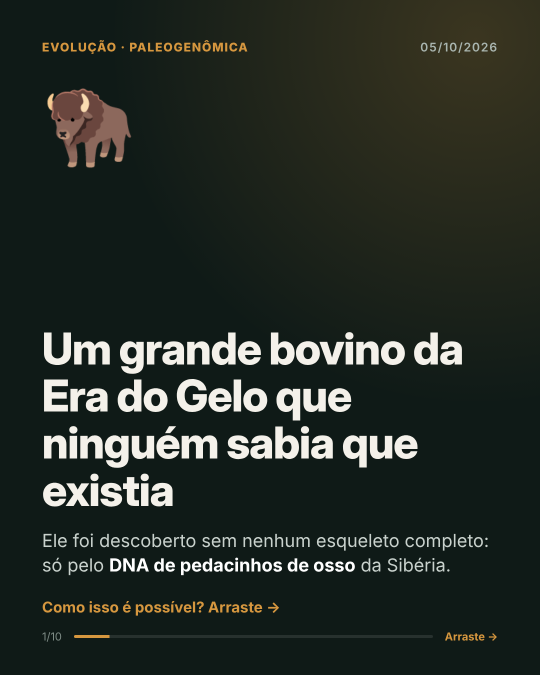
#> input picture posts/2026-10-05-1-bovino-era-do-gelo/slides/01.png, 1080 x 1350 px (shown at 1/2 size); its folder holds 4 pictures in this run
$ python contact-sheet.py ../posts/2026-10-05-1-bovino-era-do-gelo/slides/01.png out.png
#> lines starting #> are read from the running program, lines starting #| are printed output that depends on the picture
# Gera uma prévia (grade) dos slides de um post: python3 scripts/contact-sheet.py <pasta> <saida.png>
import sys, glob
from PIL import Image
files = sorted(glob.glob(sys.argv[1] + '/slides/*.png'))
cols = 5
rows = (len(files) + cols - 1) // cols
sheet = Image.new('RGB', (360 * cols, 450 * rows), '#000')
#> sheet: PIL image 1800x450 RGB; every value is 0
for k, f in enumerate(files):
    sheet.paste(Image.open(f).resize((360, 450)), ((k % cols) * 360, (k // cols) * 450))
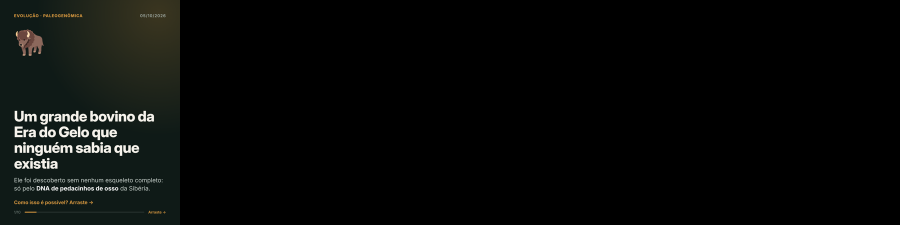
#> sheet: PIL image 1800x450 RGB (shown at 1/2 size); mean R, G, B 7.7, 9, 7.7
#> pass 2 of the loop `for k, f in enumerate(files):`:
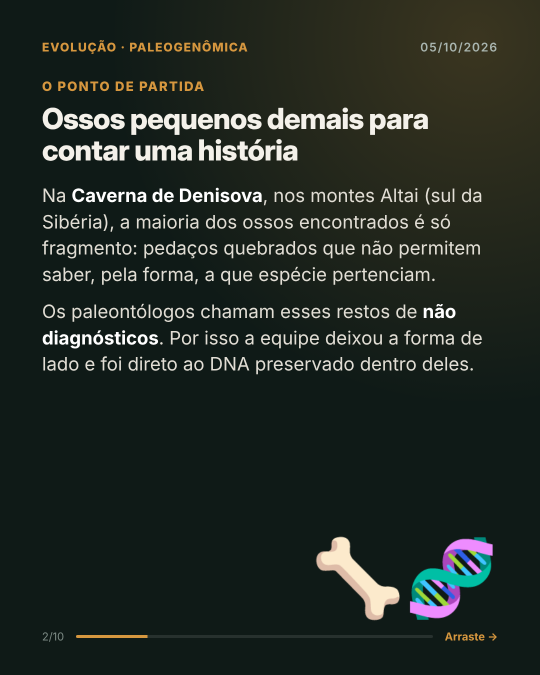
#> input picture posts/2026-10-05-1-bovino-era-do-gelo/slides/02.png, 1080 x 1350 px (shown at 1/2 size)
#> `sheet.paste(Image.open(f).resize((360, 450)), ((k % cols) * 360, (k //..`:
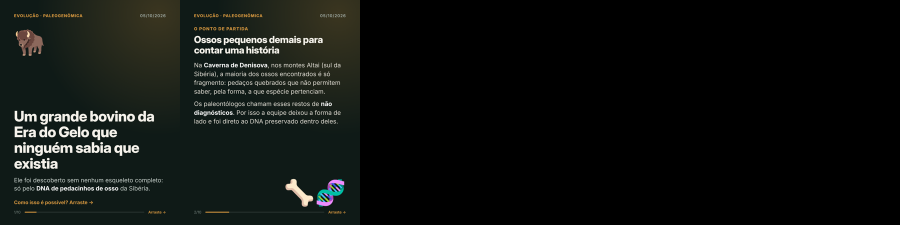
#> sheet: PIL image 1800x450 RGB (shown at 1/2 size); mean R, G, B 14.8, 17.7, 15.2
#> pass 3 of the loop `for k, f in enumerate(files):`:
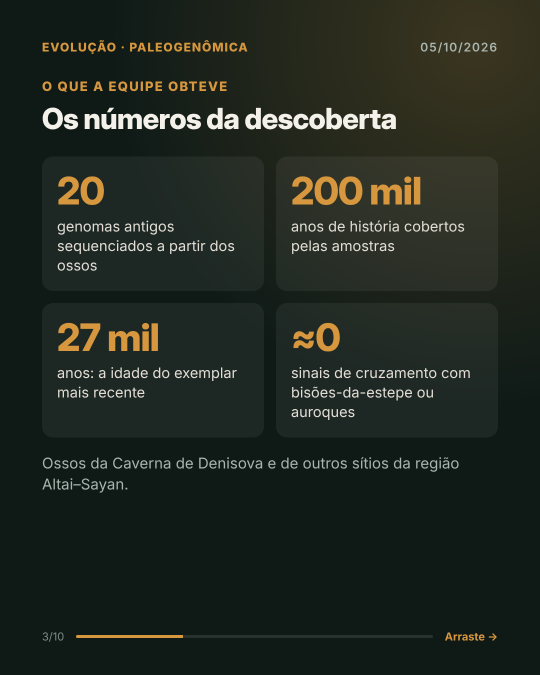
#> input picture posts/2026-10-05-1-bovino-era-do-gelo/slides/03.png, 1080 x 1350 px (shown at 1/2 size)
#> `sheet.paste(Image.open(f).resize((360, 450)), ((k % cols) * 360, (k //..`:
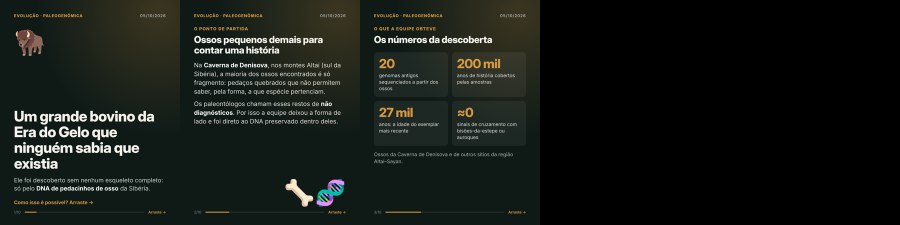
#> sheet: PIL image 1800x450 RGB (shown at 1/2 size); mean R, G, B 21.7, 25.9, 21.9
#> the loop made 4 passes; the first 3 are shown
sheet.save(sys.argv[2])
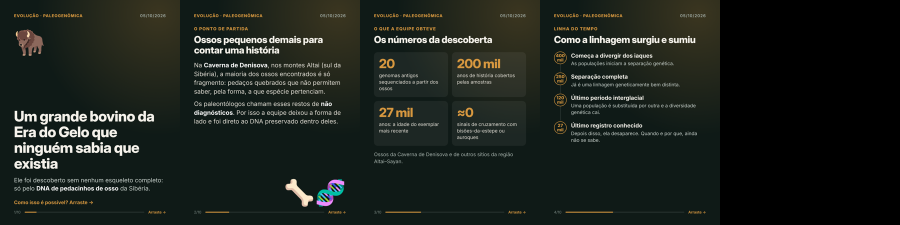
#> saved as out.png: PIL image 1800x450 RGB (shown at 1/2 size); mean R, G, B 27.9, 33.7, 28.4
